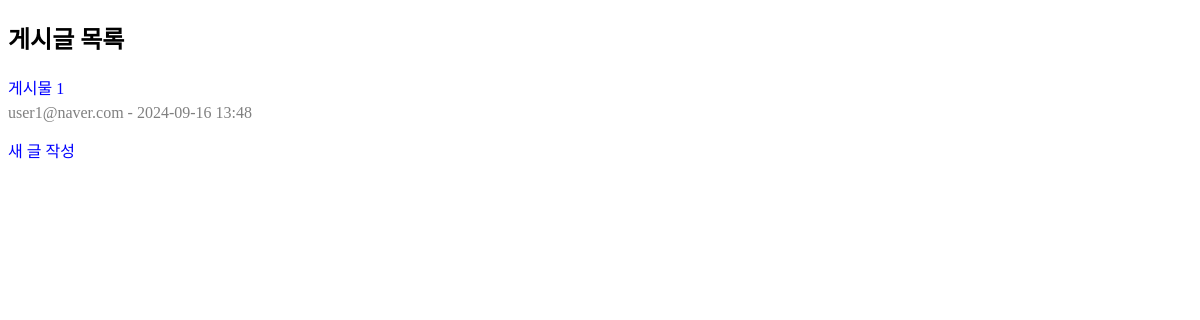
/boards/, run on an earlier commit of the app's database.
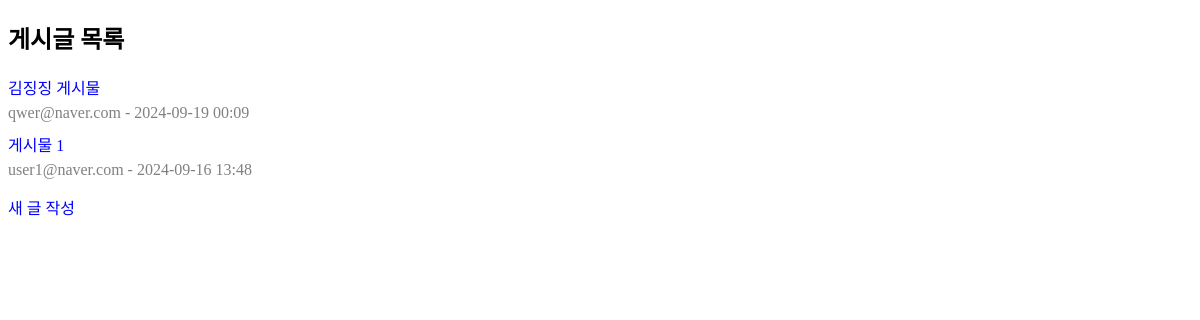
And on a later commit of the database.
### boards/models.py (models this page shows, shortened)
class Post(models.Model):
    title = models.CharField(max_length=200)
    content = models.TextField()
    author = models.ForeignKey(settings.AUTH_USER_MODEL, on_delete=models.CASCADE)  # 커스텀 유저 모델을 참조
    created_at = models.DateTimeField(auto_now_add=True)

### accounts/models.py (models this page shows)
class MyUser(AbstractBaseUser, PermissionsMixin):
    email = models.EmailField(unique=True)
    first_name = models.CharField(max_length=30)
    last_name = models.CharField(max_length=30)
    is_active = models.BooleanField(default=True)
    is_staff = models.BooleanField(default=False)
    objects = MyUserManager()
    USERNAME_FIELD = 'email'
    REQUIRED_FIELDS = ['first_name', 'last_name']
    def __str__(self):
        return self.email

### boards/views.py (the view)
# urls.py: path('', views.post_list, name='post_list'),
def post_list(request):
    posts = Post.objects.all().order_by('-created_at')
    return render(request, 'boards/post_list.html', {'posts': posts})

### boards/templates/boards/post_list.html (shortened to what this page needs)
<!DOCTYPE html>
<html lang="en">
<head>
</head>
<body>
    <h2>게시글 목록</h2>
    <ul>
        {% if posts %}
            {% for post in posts %}
            <li>
                <a href="{% url 'post_detail' post.pk %}">{{ post.title }}</a>
                <p>{{ post.author }} - {{ post.created_at|date:"Y-m-d H:i" }}</p>
            </li>
            {% endfor %}
        {% else %}
            <li>게시글이 없습니다.</li>
        {% endif %}
    </ul>
    <a href="{% url 'create_post' %}">새 글 작성</a>
</body>
</html>

### boards/templates/boards/post_list.html (style rules this page uses)
ul { list-style-type: none; padding: 0; }
li { margin-bottom: 10px; }
a { text-decoration: none; color: blue; }
p { margin: 5px 0; color: gray; }

What changed in the data, as far as the page shows it:
added Post: title "김징징 게시물", author "qwer@naver.com", created_at "2024-09-19 00:09"
